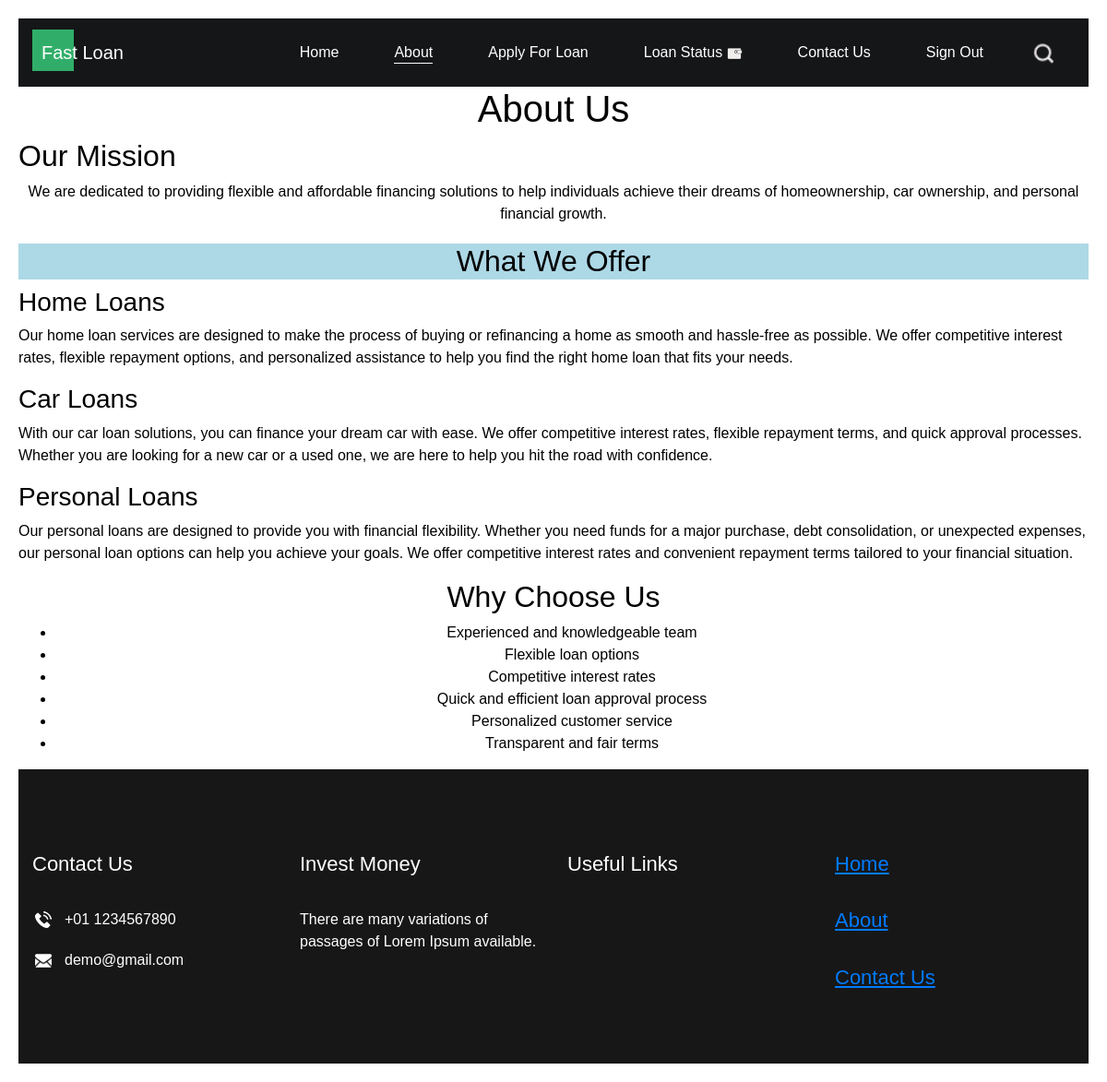
Screenshot of /website/about with the database file from the repository.
### web/models.py (models this page shows, shortened)
class What_we_offer(models.Model):
    Heading=models.CharField(max_length=50,null=True)
    sub_heading=models.TextField(null=True)

### web/views.py (the view)
def about(request):
    usefull=Usefull_links.objects.all()
    what=What_we_offer.objects.all()
    return render(request,'about.html',{'usefull':usefull,'what':what})

### templates/about.html (shortened to what this page needs)
<!DOCTYPE html>
<html>
{% load static %}
<head>
  <link rel="stylesheet" type="text/css"
    href="{% static 'https://cdnjs.cloudflare.com/ajax/libs/OwlCarousel2/2.3.4/assets/owl.carousel.min.css' %}" />
  <link rel="stylesheet" type="text/css" href="{% static 'css/bootstrap.css' %}" />
  <link href="{% static 'css/style.css' %}" rel="stylesheet" />
  <link href="{% static 'css/responsive.css' %}" rel="stylesheet" />
</head>
<body style="font-family: Arial, sans-serif; margin: 0; padding: 20px;">
  <div class="hero_area">
    <header class="header_section">
      <div class="container-fluid">
        <nav class="navbar navbar-expand-lg custom_nav-container ">
          <a class="navbar-brand" href="/website\">
            <span>
              Fast Loan
            </span>
          </a>
          <div class="collapse navbar-collapse" id="navbarSupportedContent">
            <div class="d-flex ml-auto flex-column flex-lg-row align-items-center">
              <ul class="navbar-nav  ">
                <li class="nav-item ">
                  <a class="nav-link" href="/website\">Home <span class="sr-only">(current)</span></a>
                </li>
                <li class="nav-item active">
                  <a class="nav-link" href="#"> About </a>
                </li>
                <li class="nav-item">
                  <a class="nav-link" href="/website\how">Apply For Loan </a>
                </li>
                <li class="nav-item">
                  <a class="nav-link" href="/website\loan">
                    <span>Loan Status</span> <img src="{% static 'images/wallet.png' %}" alt="" />
                  </a>
                </li>
                <li class="nav-item">
                  <a class="nav-link" href="/website\contact">Contact Us </a>
                </li>
                <li class="nav-item">
                  <a class="nav-link" href="out"> Sign Out</a>
                </li>
              </ul>
              <div class="user_option">
                <form class="form-inline my-2 my-lg-0 ml-0 ml-lg-4 mb-3 mb-lg-0">
                  <button class="btn  my-2 my-sm-0 nav_search-btn" type="submit"></button>
                </form>
              </div>
            </div>
          </div>
        </nav>
      </div>
    </header>
  </div>
    <h1 style="text-align: center;">About Us</h1>
    <h2>Our Mission</h2>
    <p style="margin-bottom: 20px;text-align: center;">We are dedicated to providing flexible and affordable financing solutions to help individuals achieve their dreams of homeownership, car ownership, and personal financial growth.</p>
    <h2 style="text-align:center;background-color:lightblue;">What We Offer</h2>
    {% for j in what %}
    <h3>{{j.Heading}}</h3>
    <p>{{j.sub_heading}}</p>
    {% endfor %}
     <div style="text-align:center;">
    <h2>Why Choose Us</h2>
    <ul style="text-align:center">
        <li>Experienced and knowledgeable team</li>
        <li>Flexible loan options</li>
        <li>Competitive interest rates</li>
        <li>Quick and efficient loan approval process</li>
        <li>Personalized customer service</li>
        <li>Transparent and fair terms</li>
    </ul>
     </div>
  <section class="info_section layout_padding">
    <div class="container">
      <div class="row">
        <div class="col-md-3">
          <div class="info_contact">
            <h5>
              Contact Us
            </h5>
            <div>
              <div class="img-box">
                <img src="{% static 'images/phone.png' %}" width="18px" alt="" />
              </div>
              <p>
                +01 1234567890
              </p>
            </div>
            <div>
              <div class="img-box">
                <img src="{% static 'images/envelope.png' %}" width="18px" alt="" />
              </div>
              <p>
                demo@gmail.com
              </p>
            </div>
          </div>
        </div>
        <div class="col-md-3">
          <div class="info_info">
            <h5>
              Invest Money
            </h5>
            <p>
              There are many variations of passages of Lorem Ipsum available.
            </p>
          </div>
        </div>
        <div class="col-md-3">
          <div class="info_links">
            <h5>
              Useful Links
            </h5>
          </div>
        </div>
        <div class="col-md-3">
          <div class="info_form ">
            <a href="/website"><h5><u>Home</u></h5></a>
            <a href="/website\about"><h5><u>About</u></h5></a>
            <a href="/website\contact"><h5><u>Contact Us</u></h5></a>
          </div>
        </div>
      </div>
    </div>
  </section>
</body>
</html>

### static/css/style.css (style rules this page uses)
body { font-family: "Roboto", sans-serif; color: #000000; background-color: #ffffff; }
.layout_padding { padding: 90px 0; }
.hero_area { background-image: url(../images/hero-bg.jpg); background-size: cover; }
.header_section { background-color: #151618; }
.header_section .container-fluid { padding-right: 25px; padding-left: 25px; }
.custom_nav-container.navbar-expand-lg .navbar-nav .nav-item .nav-link { margin: 10px 30px; padding: 0; color: #ffffff; text-align: center; position: relative; }
.custom_nav-container.navbar-expand-lg .navbar-nav .nav-item .nav-link::after { display: none; content: ""; position: absolute; left: 0; bottom: 0; width: 100%; height: 1px; background-color: #ffffff; }
.custom_nav-container.navbar-expand-lg .navbar-nav .nav-item.active a::after, .custom_nav-container.navbar-expand-lg .navbar-nav .nav-item:hover a::after { display: block; }
a, a:hover, a:focus { text-decoration: none; }
.btn, .btn:focus { outline: none !important; -webkit-box-shadow: none; box-shadow: none; }
.user_option { display: -webkit-box; display: -ms-flexbox; display: flex; -webkit-box-align: center; -ms-flex-align: center; align-items: center; }
.custom_nav-container .nav_search-btn { background-image: url(../images/search-icon.png); background-size: 22px; background-repeat: no-repeat; background-position-y: 7px; width: 35px; height: 35px; padding: 0; border: none; }
.navbar-brand { display: -webkit-box; display: -ms-flexbox; display: flex; -webkit-box-align: center; -ms-flex-align: center; align-items: center; position: relative; }
.navbar-brand span { font-size: 20px; color: #ffffff; position: relative; z-index: 3; }
.navbar-brand::before { content: ""; position: absolute; left: -10px; bottom: 0; width: 45px; height: 45px; background-color: #30ae69; z-index: 2; }
.custom_nav-container { z-index: 99999; padding: 15px 0; }
.info_section { background-color: #171717; color: #ffffff; padding: 90px 0 45px 0; }
.info_section h5 { margin-bottom: 35px; font-size: 22px; }
.info_section .info_contact .img-box { width: 35px; display: -webkit-box; display: -ms-flexbox; display: flex; -webkit-box-pack: center; -ms-flex-pack: center; justify-content: center; }
.info_section .info_contact p { margin: 0; }
.info_section .info_contact > div { display: -webkit-box; display: -ms-flexbox; display: flex; -webkit-box-align: center; -ms-flex-align: center; align-items: center; margin: 20px 0; }
.info_section .info_contact > div img { height: auto; margin-right: 12px; }

### static/css/responsive.css (style rules this page uses)
@media (min-width: 1200px) { .container { max-width: 1170px; } }

### rows the page displays
What_we_offer: Heading "Home Loans", sub_heading "Our home loan services are designed to make the process of buying or refinancing a home as smooth and hassle-free as possible. We offer competitive interest rates, flexible repayment options, and personalized assistance to help you find the right home loan that fits your needs."
What_we_offer: Heading "Car Loans", sub_heading "With our car loan solutions, you can finance your dream car with ease. We offer competitive interest rates, flexible repayment terms, and quick approval processes. Whether you are looking for a new car or a used one, we are here to help you hit the road with confidence."
What_we_offer: Heading "Personal Loans", sub_heading "Our personal loans are designed to provide you with financial flexibility. Whether you need funds for a major purchase, debt consolidation, or unexpected expenses, our personal loan options can help you achieve your goals. We offer competitive interest rates and convenient repayment terms tailored to your financial situation."
